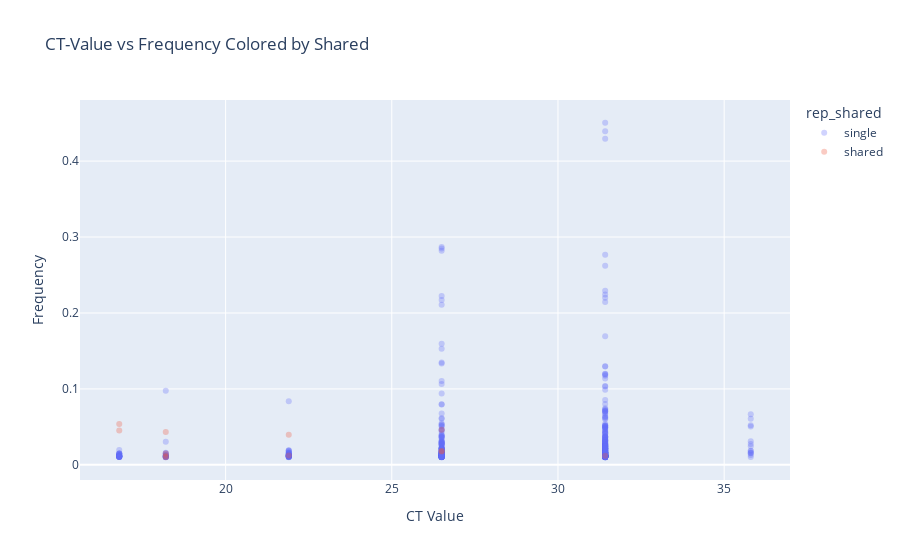

This figure's notebook cell:
### Code cell
fig = px.scatter(stocks, 
                 x="ct_value", 
                 y="avg_freq", 
                 color="rep_shared", 
                 title="CT-Value vs Frequency Colored by Shared",
                 labels={"ct_value": "CT Value", "avg_freq": "Frequency"},
                 opacity=0.3)  # Adjust transparency for better visibility

fig.show()

### Figure 1 — Plotly figure (JSON) as saved in the notebook; plotly's stock layout.template omitted (floating-point values rounded to 4 significant figures; data arrays with more than 128 entries replaced by an {"elided": "..."} marker saying what was removed)
{"data": [{"hovertemplate": "rep_shared=single<br>CT Value=%{x}<br>Frequency=%{y}<extra></extra>", "legendgroup": "single", "marker": {"color": "#636efa", "opacity": 0.3, "symbol": "circle"}, "mode": "markers", "name": "single", "orientation": "v", "showlegend": true, "type": "scatter", "x": {"elided": "523 float values"}, "xaxis": "x", "y": {"elided": "523 float values"}, "yaxis": "y"}, {"hovertemplate": "rep_shared=shared<br>CT Value=%{x}<br>Frequency=%{y}<extra></extra>", "legendgroup": "shared", "marker": {"color": "#EF553B", "opacity": 0.3, "symbol": "circle"}, "mode": "markers", "name": "shared", "orientation": "v", "showlegend": true, "type": "scatter", "x": [16.8, 16.8, 18.2, 18.2, 18.2, 18.2, 21.9, 21.9, 26.5, 26.5, 26.5, 31.42], "xaxis": "x", "y": [0.04515, 0.05365, 0.01175, 0.04335, 0.01495, 0.01005, 0.0396, 0.01215, 0.04605, 0.01765, 0.0183, 0.0119], "yaxis": "y"}], "layout": {"legend": {"title": {"text": "rep_shared"}, "tracegroupgap": 0}, "title": {"text": "CT-Value vs Frequency Colored by Shared"}, "xaxis": {"anchor": "y", "domain": [0, 1], "title": {"text": "CT Value"}}, "yaxis": {"anchor": "x", "domain": [0, 1], "title": {"text": "Frequency"}}}}
